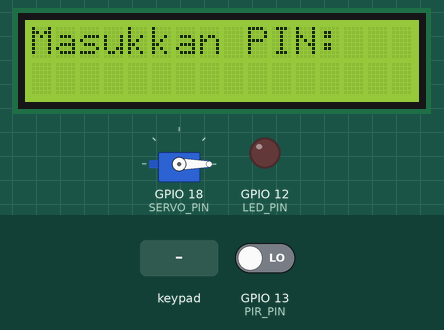
The sketch below on a simulated ESP32. Parts: 16×2 character LCD, servo, output pins drawn as LEDs (lit = HIGH). The test bench sets the inputs (shaded band); at power-on: GPIO 13 (PIR_PIN) LOW. What the sketch prints to the serial monitor is not drawn.

Above: at 3.3 s.
3.4 s: keypad keys 1 2 3 4 # pressed 0.4 s apart
At 6.2 s:
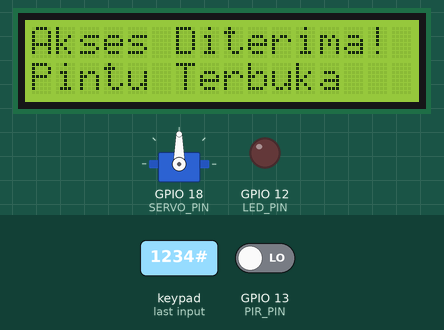
6.9 s: key '#' pressed
At 9.7 s:
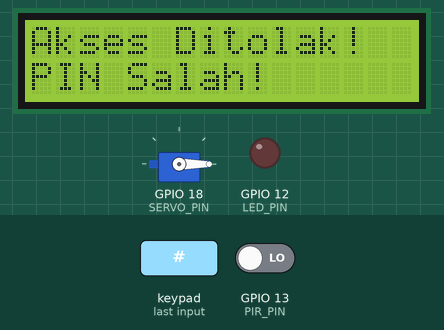
9.9 s: GPIO 13 (PIR_PIN) driven HIGH
At 12.3 s:
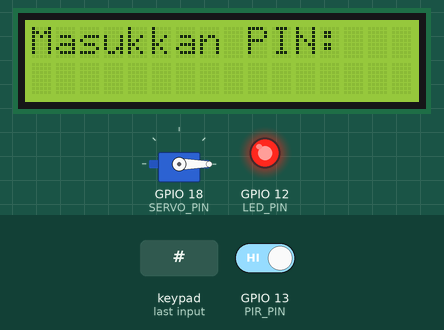
12.6 s: key 'A' pressed
At 13.8 s:
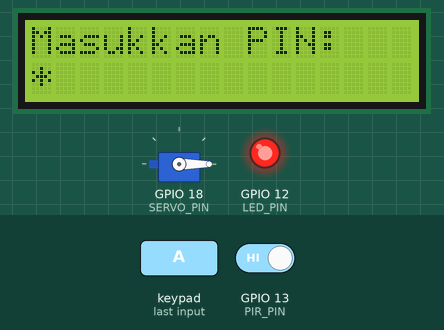
14.1 s: keypad keys 1 2 3 4 * pressed 0.4 s apart
At 15.5 s:
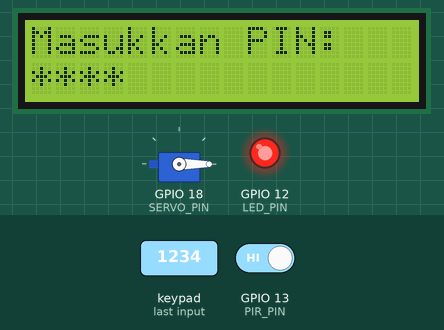
17.6 s: keypad keys 1 9 2 3 5 1 7 # pressed 0.4 s apart
At 18.22 s:
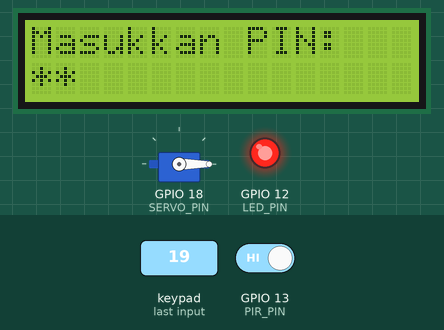
Timing chart, 0 to 20.6 s (numbered marks = the images above; inputs shaded):
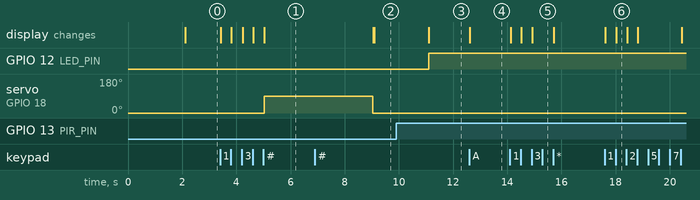

Measured:
- after the input at 3.4 s, servo on GPIO 18 (SERVO_PIN): 0° → 90° after 1.6 s; the display: first changes at once (image 1 shows a later state)
- after the input at 6.9 s, the display: first differs from a run without the input after 2.2 s (image 2)
- after the input at 9.9 s, GPIO 12 (LED_PIN): LOW → HIGH after 1.2 s
- after the input at 12.6 s, the display: changes at once (image 4)
- after the input at 14.1 s, the display: first changes at once (image 5 shows a later state)
- after the input at 17.6 s, the display: first changes at once (image 6 shows a later state)

The sketch:

sketch.ino
```cpp
#include <Wire.h>
#include <LiquidCrystal_I2C.h>
#include <Keypad.h>
#include <ESP32Servo.h>

// 1. Inisialisasi LCD 1602 I2C
// Alamat I2C umum Wokwi: 0x27, 16 kolom, 2 baris
LiquidCrystal_I2C lcd(0x27, 16, 2);

// 2. Inisialisasi Servo
Servo myServo;
const int SERVO_PIN = 18;

// 3. Pin PIR Sensor & LED
const int PIR_PIN = 13;
const int LED_PIN = 12;

// 4. Konfigurasi Keypad 4x4 (Harus Sesuai Pin diagram.json)
const byte ROWS = 4;
const byte COLS = 4;

char keys[ROWS][COLS] = {
  {'1', '2', '3', 'A'},
  {'4', '5', '6', 'B'},
  {'7', '8', '9', 'C'},
  {'*', '0', '#', 'D'}
};

// Urutan pin Baris (R1, R2, R3, R4) dan Kolom (C1, C2, C3, C4)
byte rowPins[ROWS] = {19, 23, 5, 17};
byte colPins[COLS] = {16, 4, 2, 15};

Keypad keypad = Keypad(makeKeymap(keys), rowPins, colPins, ROWS, COLS);

// Variable Sistem PIN
String secretPassword = "1234"; // PIN default untuk membuka pintu
String inputPassword = "";

void setup() {
  Serial.begin(115200);

  // --- Setup LCD ---
  lcd.init();
  lcd.backlight();
  lcd.setCursor(0, 0);
  lcd.print("  SMART  HOME  ");
  lcd.setCursor(0, 1);
  lcd.print("  INITIALIZING ");
  delay(2000);
  lcd.clear();

  // --- Setup Servo ---
  ESP32PWM::allocateTimer(0);
  myServo.setPeriodHertz(50);    // Standard 50Hz servo
  myServo.attach(SERVO_PIN, 500, 2400);
  myServo.write(0);              // Posisi awal: Pintu Terkunci (0 Derajat)

  // --- Setup PIR & LED ---
  pinMode(PIR_PIN, INPUT);
  pinMode(LED_PIN, OUTPUT);
  digitalWrite(LED_PIN, LOW);

  updateDisplay();
}

void loop() {
  // --------------------------------------------------
  // 1. DOKUMENTASI OTOMATISASI LAMPU (PIR -> LED)
  // --------------------------------------------------
  int pirState = digitalRead(PIR_PIN);
  if (pirState == HIGH) {
    digitalWrite(LED_PIN, HIGH); // Menyala saat gerakan terdeteksi
  } else {
    digitalWrite(LED_PIN, LOW);  // Padam jika sepi
  }

  // --------------------------------------------------
  // 2. DOKUMENTASI KEAMANAN PINTU (KEYPAD -> SERVO)
  // --------------------------------------------------
  char key = keypad.getKey();
  if (key) {
    Serial.print("Tombol Ditekan: ");
    Serial.println(key);

    if (key == '#') {
      // Tombol '#' = Masukkan PIN / Submit
      checkPassword();
    } else if (key == '*') {
      // Tombol '*' = Reset / Hapus karakter
      inputPassword = "";
      updateDisplay();
    } else {
      // Tambahkan angka/karakter ke input
      if (inputPassword.length() < 4) {
        inputPassword += key;
        updateDisplay();
      }
    }
  }
}

// Fungsi Menampilkan Bintang PIN di LCD
void updateDisplay() {
  lcd.clear();
  lcd.setCursor(0, 0);
  lcd.print("Masukkan PIN:");
  lcd.setCursor(0, 1);

  for (int i = 0; i < inputPassword.length(); i++) {
    lcd.print("*");
  }
}

// Fungsi Verifikasi PIN
void checkPassword() {
  lcd.clear();
  if (inputPassword == secretPassword) {
    // PIN BENAR
    lcd.setCursor(0, 0);
    lcd.print("Akses Diterima!");
    lcd.setCursor(0, 1);
    lcd.print("Pintu Terbuka");

    myServo.write(90); // Servo berputar 90 Derajat (Pintu Buka)
    delay(4000);       // Tahan terbuka selama 4 detik

    myServo.write(0);  // Kunci kembali pintu
    inputPassword = "";
    updateDisplay();
  } else {
    // PIN SALAH
    lcd.setCursor(0, 0);
    lcd.print("Akses Ditolak!");
    lcd.setCursor(0, 1);
    lcd.print("PIN Salah!");
    delay(2000);

    inputPassword = "";
    updateDisplay();
  }
}
```
